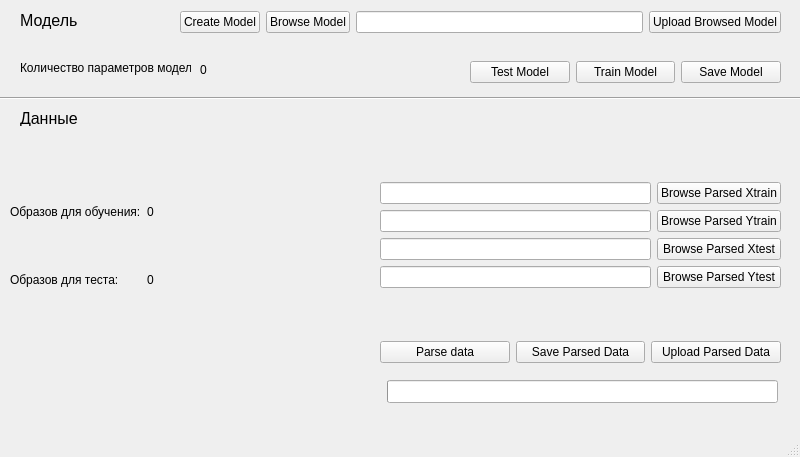
<?xml version="1.0" encoding="UTF-8"?>
<ui version="4.0">
 <class>MainWindow</class>
 <widget class="QMainWindow" name="MainWindow">
  <property name="geometry">
   <rect>
    <x>0</x>
    <y>0</y>
    <width>800</width>
    <height>457</height>
   </rect>
  </property>
  <property name="windowTitle">
   <string>MainWindow</string>
  </property>
  <widget class="QWidget" name="centralwidget">
   <widget class="QLabel" name="labelModel">
    <property name="geometry">
     <rect>
      <x>20</x>
      <y>10</y>
      <width>111</width>
      <height>21</height>
     </rect>
    </property>
    <property name="font">
     <font>
      <pointsize>12</pointsize>
     </font>
    </property>
    <property name="text">
     <string>Модель</string>
    </property>
   </widget>
   <widget class="Line" name="line">
    <property name="geometry">
     <rect>
      <x>0</x>
      <y>90</y>
      <width>801</width>
      <height>16</height>
     </rect>
    </property>
    <property name="orientation">
     <enum>Qt::Horizontal</enum>
    </property>
   </widget>
   <widget class="QLabel" name="labelData">
    <property name="geometry">
     <rect>
      <x>20</x>
      <y>110</y>
      <width>91</width>
      <height>16</height>
     </rect>
    </property>
    <property name="font">
     <font>
      <pointsize>12</pointsize>
     </font>
    </property>
    <property name="text">
     <string>Данные</string>
    </property>
   </widget>
   <widget class="QWidget" name="gridLayoutWidget">
    <property name="geometry">
     <rect>
      <x>10</x>
      <y>180</y>
      <width>191</width>
      <height>131</height>
     </rect>
    </property>
    <layout class="QGridLayout" name="gridLayout">
     <item row="0" column="0">
      <widget class="QLabel" name="labelTrainCount">
       <property name="text">
        <string>Образов для обучения:</string>
       </property>
      </widget>
     </item>
     <item row="1" column="0">
      <widget class="QLabel" name="labelTestCount">
       <property name="text">
        <string>Образов для теста:</string>
       </property>
      </widget>
     </item>
     <item row="0" column="1">
      <widget class="QLabel" name="textTrainCount">
       <property name="text">
        <string>0</string>
       </property>
      </widget>
     </item>
     <item row="1" column="1">
      <widget class="QLabel" name="textTestCount">
       <property name="text">
        <string>0</string>
       </property>
      </widget>
     </item>
    </layout>
   </widget>
   <widget class="QProgressBar" name="progressData">
    <property name="geometry">
     <rect>
      <x>387</x>
      <y>380</y>
      <width>391</width>
      <height>23</height>
     </rect>
    </property>
    <property name="value">
     <number>0</number>
    </property>
    <property name="textVisible">
     <bool>false</bool>
    </property>
   </widget>
   <widget class="QWidget" name="layoutWidget">
    <property name="geometry">
     <rect>
      <x>180</x>
      <y>10</y>
      <width>601</width>
      <height>25</height>
     </rect>
    </property>
    <layout class="QHBoxLayout" name="horizontalLayout">
     <item>
      <widget class="QPushButton" name="buttonCreateModel">
       <property name="text">
        <string>Create Model</string>
       </property>
      </widget>
     </item>
     <item>
      <widget class="QPushButton" name="buttonBrowseModel">
       <property name="text">
        <string>Browse Model</string>
       </property>
      </widget>
     </item>
     <item>
      <widget class="QLineEdit" name="textModelName"/>
     </item>
     <item>
      <widget class="QPushButton" name="buttonUploadModel">
       <property name="text">
        <string>Upload Browsed Model</string>
       </property>
      </widget>
     </item>
    </layout>
   </widget>
   <widget class="QWidget" name="layoutWidget">
    <property name="geometry">
     <rect>
      <x>380</x>
      <y>120</y>
      <width>401</width>
      <height>231</height>
     </rect>
    </property>
    <layout class="QGridLayout" name="gridLayout_2">
     <item row="0" column="0">
      <layout class="QVBoxLayout" name="verticalLayout">
       <item>
        <widget class="QLineEdit" name="textXtrain"/>
       </item>
       <item>
        <widget class="QLineEdit" name="textYtrain"/>
       </item>
       <item>
        <widget class="QLineEdit" name="textXtest"/>
       </item>
       <item>
        <widget class="QLineEdit" name="textYtest"/>
       </item>
      </layout>
     </item>
     <item row="0" column="1">
      <layout class="QVBoxLayout" name="verticalLayout_2">
       <item>
        <widget class="QPushButton" name="buttonXtrain">
         <property name="text">
          <string>Browse Parsed Xtrain</string>
         </property>
        </widget>
       </item>
       <item>
        <widget class="QPushButton" name="buttonYtrain">
         <property name="text">
          <string>Browse Parsed Ytrain</string>
         </property>
        </widget>
       </item>
       <item>
        <widget class="QPushButton" name="buttonXtest">
         <property name="text">
          <string>Browse Parsed Xtest</string>
         </property>
        </widget>
       </item>
       <item>
        <widget class="QPushButton" name="buttonYtest">
         <property name="text">
          <string>Browse Parsed Ytest</string>
         </property>
        </widget>
       </item>
      </layout>
     </item>
    </layout>
   </widget>
   <widget class="QWidget" name="layoutWidget">
    <property name="geometry">
     <rect>
      <x>380</x>
      <y>340</y>
      <width>401</width>
      <height>25</height>
     </rect>
    </property>
    <layout class="QHBoxLayout" name="horizontalLayout_2">
     <item>
      <widget class="QPushButton" name="buttonParseData">
       <property name="text">
        <string>Parse data</string>
       </property>
      </widget>
     </item>
     <item>
      <widget class="QPushButton" name="buttonSaveData">
       <property name="text">
        <string>Save Parsed Data</string>
       </property>
      </widget>
     </item>
     <item>
      <widget class="QPushButton" name="buttonUploadData">
       <property name="text">
        <string>Upload Parsed Data</string>
       </property>
      </widget>
     </item>
    </layout>
   </widget>
   <widget class="QWidget" name="layoutWidget">
    <property name="geometry">
     <rect>
      <x>470</x>
      <y>60</y>
      <width>311</width>
      <height>25</height>
     </rect>
    </property>
    <layout class="QHBoxLayout" name="horizontalLayout_3">
     <item>
      <widget class="QPushButton" name="buttonTestModel">
       <property name="text">
        <string>Test Model</string>
       </property>
      </widget>
     </item>
     <item>
      <widget class="QPushButton" name="buttonTrainModel">
       <property name="text">
        <string>Train Model</string>
       </property>
      </widget>
     </item>
     <item>
      <widget class="QPushButton" name="buttonSaveModel">
       <property name="text">
        <string>Save Model</string>
       </property>
      </widget>
     </item>
    </layout>
   </widget>
   <widget class="QLabel" name="labelCountParams">
    <property name="geometry">
     <rect>
      <x>20</x>
      <y>60</y>
      <width>171</width>
      <height>16</height>
     </rect>
    </property>
    <property name="text">
     <string>Количество параметров модели:</string>
    </property>
   </widget>
   <widget class="QLabel" name="textCountParams">
    <property name="geometry">
     <rect>
      <x>200</x>
      <y>60</y>
      <width>47</width>
      <height>20</height>
     </rect>
    </property>
    <property name="text">
     <string>0</string>
    </property>
   </widget>
  </widget>
  <widget class="QMenuBar" name="menubar">
   <property name="geometry">
    <rect>
     <x>0</x>
     <y>0</y>
     <width>800</width>
     <height>21</height>
    </rect>
   </property>
  </widget>
  <widget class="QStatusBar" name="statusbar"/>
 </widget>
 <resources/>
 <connections/>
</ui>
